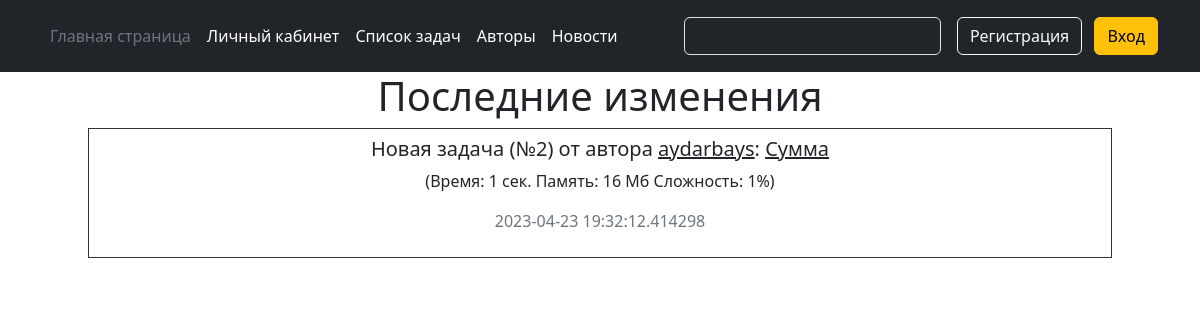
The app's page /news, older data.
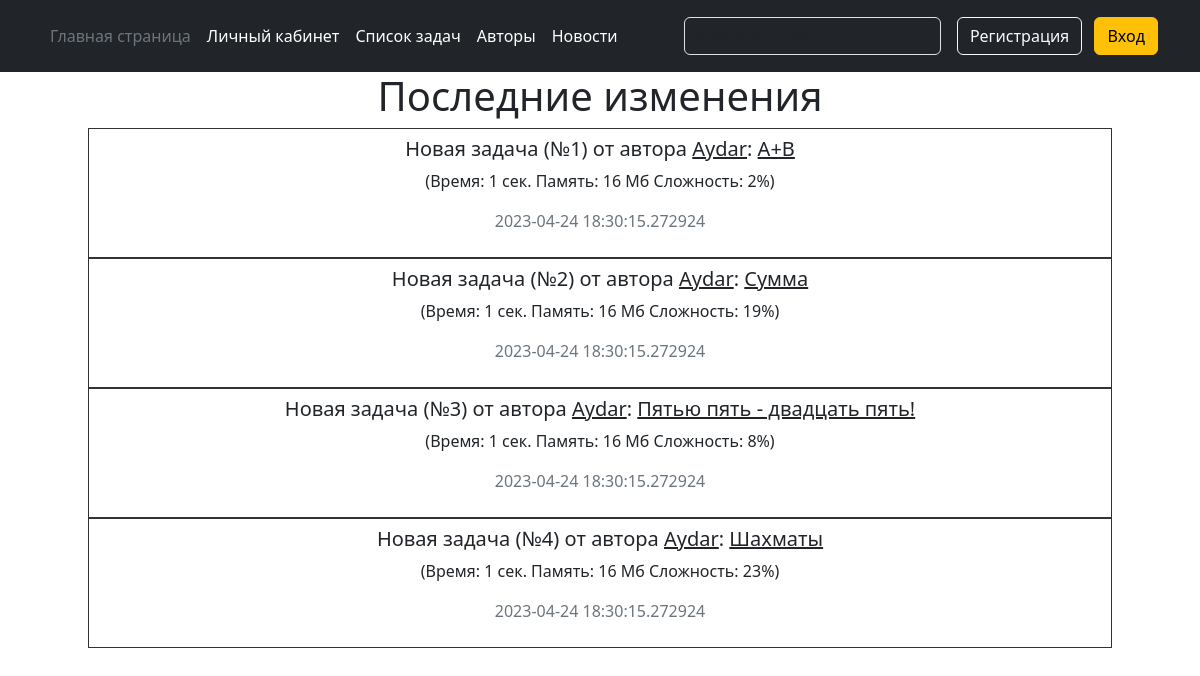
The same page, newer data.
### data/problems.py (models this page shows)
class Problems(SqlAlchemyBase, SerializerMixin):
    __tablename__ = 'problems'
    id = sqlalchemy.Column(sqlalchemy.Integer, primary_key=True, autoincrement=True)
    author_id = sqlalchemy.Column(sqlalchemy.Integer, sqlalchemy.ForeignKey("users.id"))
    title = sqlalchemy.Column(sqlalchemy.String, nullable=True)
    description = sqlalchemy.Column(sqlalchemy.String, nullable=True)
    input_description = sqlalchemy.Column(sqlalchemy.String, nullable=True)
    output_description = sqlalchemy.Column(sqlalchemy.String, nullable=True)
    difficult = sqlalchemy.Column(sqlalchemy.Integer, nullable=True)
    rating = sqlalchemy.Column(sqlalchemy.Integer, default=100)
    example_count = sqlalchemy.Column(sqlalchemy.Integer, default=0)
    test_count = sqlalchemy.Column(sqlalchemy.Integer, default=0)
    time_needed = sqlalchemy.Column(sqlalchemy.String, default='1 сек')
    memory_needed = sqlalchemy.Column(sqlalchemy.String, default='16 Мб')
    post_date = sqlalchemy.Column(sqlalchemy.DateTime, default=datetime.datetime.now())
    author = orm.relationship('User')
    students_that_solved = orm.relationship('Solvings', back_populates='problem')
    students_that_liked = orm.relationship('FavouriteProblems', back_populates='problem')
    tests = orm.relationship('Test', back_populates='problem')
    examples = orm.relationship('Example', back_populates='problem')

### data/users.py (models this page shows, shortened)
class User(SqlAlchemyBase, UserMixin, SerializerMixin):
    __tablename__ = 'users'
    id = sqlalchemy.Column(sqlalchemy.Integer,
                           primary_key=True, autoincrement=True)
    username = sqlalchemy.Column(sqlalchemy.String, nullable=False)
    email = sqlalchemy.Column(sqlalchemy.String,
                              index=True, unique=True, nullable=True)
    hashed_password = sqlalchemy.Column(sqlalchemy.String, nullable=True)
    role = sqlalchemy.Column(sqlalchemy.String)
    problems = orm.relationship('Problems', back_populates='author')
    solved_problems = orm.relationship('Solvings', back_populates='student')
    favourite_problems = orm.relationship('FavouriteProblems', back_populates='student')

### server.py (the view)
@app.route("/news")
def news():
    db_sess = db_session.create_session()
    problems = db_sess.query(Problems).filter(Problems.post_date > datetime.datetime.now() - datetime.timedelta(days=1))[:5]
    return render_template("news.html", title='Новости', problems=problems)

### data/db_session.py (called while the page is built)
def create_session() -> Session:
    global __factory
    return __factory()

### templates/news.html
{% extends "base.html" %}
{% block content %}
    <h1>Последние изменения</h1>
    {% for item in problems %}
        <div class="shadowbox">
            <h5>Новая задача (№{{item.id}}) от автора <a href="/profile/{{item.id}}" class="link-dark">{{item.author.username}}</a>: <a href="/problem/{{item.id}}" class="link-dark">{{item.title}}</a> </h5>
            <p>(Время: {{item.time_needed}} сек. Память: {{item.memory_needed}} Мб Сложность: {{item.difficult}}%)</p>
            <p class="text-secondary">{{item.post_date}}</p>
        </div>
    {% endfor %}
{% endblock %}

Row changes from the older to the newer data that the page shows:
now on this page (row edited): Problems: id "1", author.username "Aydar", title "A+B", time_needed "1", memory_needed "16", difficult "2", post_date "2023-04-24 18:30:15.272924"
changed Problems "Сумма": author.username "aydarbays" → "Aydar"; difficult "1" → "19"; post_date "2023-04-23 19:32:12.414298" → "2023-04-24 18:30:15.272924"
added Problems: id "3", author.username "Aydar", title "Пятью пять - двадцать пять!", time_needed "1", memory_needed "16", difficult "8", post_date "2023-04-24 18:30:15.272924"
added Problems: id "4", author.username "Aydar", title "Шахматы", time_needed "1", memory_needed "16", difficult "23", post_date "2023-04-24 18:30:15.272924"
